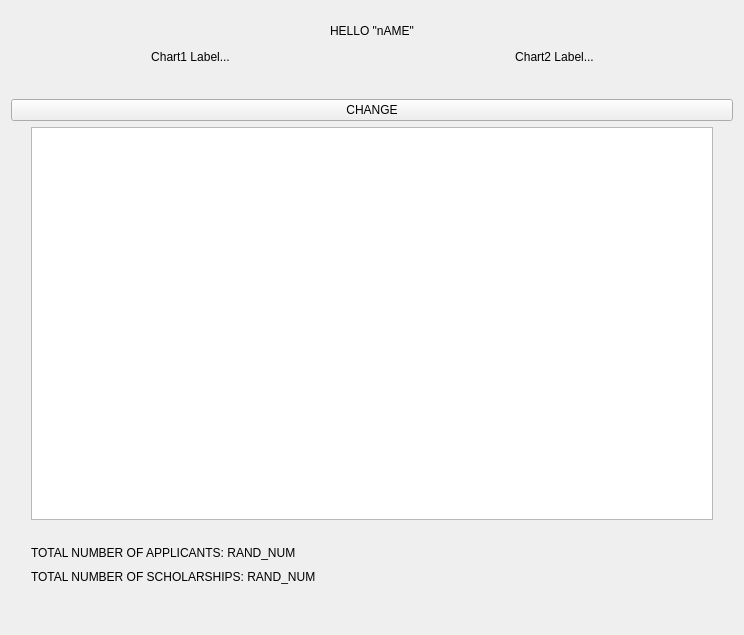
          <widget class="QWidget" name="scrollAreaWidgetContents_2">
           <property name="geometry">
            <rect>
             <x>0</x>
             <y>0</y>
             <width>744</width>
             <height>635</height>
            </rect>
           </property>
           <layout class="QGridLayout" name="gridLayout_7">
            <item row="0" column="0">
             <layout class="QHBoxLayout" name="horizontalLayout_5">
              <property name="topMargin">
               <number>10</number>
              </property>
              <item>
               <spacer name="horizontalSpacer_3">
                <property name="orientation">
                 <enum>Qt::Orientation::Horizontal</enum>
                </property>
                <property name="sizeHint" stdset="0">
                 <size>
                  <width>40</width>
                  <height>20</height>
                 </size>
                </property>
               </spacer>
              </item>
              <item>
               <widget class="QLabel" name="homeScreenUsernameLabel">
                <property name="text">
                 <string>HELLO &quot;nAME&quot;</string>
                </property>
               </widget>
              </item>
              <item>
               <spacer name="horizontalSpacer_4">
                <property name="orientation">
                 <enum>Qt::Orientation::Horizontal</enum>
                </property>
                <property name="sizeHint" stdset="0">
                 <size>
                  <width>40</width>
                  <height>20</height>
                 </size>
                </property>
               </spacer>
              </item>
             </layout>
            </item>
            <item row="4" column="0">
             <layout class="QVBoxLayout" name="verticalLayout_8">
              <property name="leftMargin">
               <number>20</number>
              </property>
              <property name="topMargin">
               <number>0</number>
              </property>
              <property name="rightMargin">
               <number>20</number>
              </property>
              <property name="bottomMargin">
               <number>20</number>
              </property>
              <item>
               <widget class="QTableWidget" name="listofApplicantsTableWidget">
                <property name="styleSheet">
                 <string notr="true"/>
                </property>
               </widget>
              </item>
              <item>
               <layout class="QVBoxLayout" name="verticalLayout_7">
                <property name="spacing">
                 <number>10</number>
                </property>
                <property name="topMargin">
                 <number>20</number>
                </property>
                <property name="bottomMargin">
                 <number>20</number>
                </property>
                <item>
                 <widget class="QLabel" name="totalNumberOfApplicantsLabelHome">
                  <property name="styleSheet">
                   <string notr="true">
font: 12pt &quot;Segoe UI&quot;;</string>
                  </property>
                  <property name="text">
                   <string>TOTAL NUMBER OF APPLICANTS: RAND_NUM</string>
                  </property>
                 </widget>
                </item>
                <item>
                 <widget class="QLabel" name="totalNumOfScholarshipsLabelHome">
                  <property name="styleSheet">
                   <string notr="true">
font: 12pt &quot;Segoe UI&quot;;</string>
                  </property>
                  <property name="text">
                   <string>TOTAL NUMBER OF SCHOLARSHIPS: RAND_NUM</string>
                  </property>
                 </widget>
                </item>
               </layout>
              </item>
             </layout>
            </item>
            <item row="2" column="0">
             <layout class="QHBoxLayout" name="horizontalLayout_7">
              <property name="spacing">
               <number>30</number>
              </property>
              <property name="leftMargin">
               <number>20</number>
              </property>
              <property name="rightMargin">
               <number>20</number>
              </property>
              <property name="bottomMargin">
               <number>20</number>
              </property>
              <item>
               <widget class="QWidget" name="chartWidget" native="true"/>
              </item>
              <item>
               <widget class="QWidget" name="chart2Widget" native="true"/>
              </item>
             </layout>
            </item>
            <item row="1" column="0">
             <layout class="QHBoxLayout" name="horizontalLayout_2">
              <item>
               <spacer name="horizontalSpacer_5">
                <property name="orientation">
                 <enum>Qt::Orientation::Horizontal</enum>
                </property>
                <property name="sizeHint" stdset="0">
                 <size>
                  <width>40</width>
                  <height>20</height>
                 </size>
                </property>
               </spacer>
              </item>
              <item>
               <widget class="QLabel" name="chart1Label">
                <property name="styleSheet">
                 <string notr="true">
font: 12pt &quot;Segoe UI&quot;;</string>
                </property>
                <property name="text">
                 <string>Chart1 Label...</string>
                </property>
                <property name="alignment">
                 <set>Qt::AlignmentFlag::AlignCenter</set>
                </property>
               </widget>
              </item>
              <item>
               <spacer name="horizontalSpacer_12">
                <property name="orientation">
                 <enum>Qt::Orientation::Horizontal</enum>
                </property>
                <property name="sizeHint" stdset="0">
                 <size>
                  <width>40</width>
                  <height>20</height>
                 </size>
                </property>
               </spacer>
              </item>
              <item>
               <spacer name="horizontalSpacer_7">
                <property name="orientation">
                 <enum>Qt::Orientation::Horizontal</enum>
                </property>
                <property name="sizeHint" stdset="0">
                 <size>
                  <width>40</width>
                  <height>20</height>
                 </size>
                </property>
               </spacer>
              </item>
              <item>
               <widget class="QLabel" name="chart2Label">
                <property name="styleSheet">
                 <string notr="true">
font: 12pt &quot;Segoe UI&quot;;</string>
                </property>
                <property name="text">
                 <string>Chart2 Label...</string>
                </property>
                <property name="alignment">
                 <set>Qt::AlignmentFlag::AlignCenter</set>
                </property>
               </widget>
              </item>
              <item>
               <spacer name="horizontalSpacer_6">
                <property name="orientation">
                 <enum>Qt::Orientation::Horizontal</enum>
                </property>
                <property name="sizeHint" stdset="0">
                 <size>
                  <width>40</width>
                  <height>20</height>
                 </size>
                </property>
               </spacer>
              </item>
             </layout>
            </item>
            <item row="3" column="0">
             <widget class="QPushButton" name="changeChartBtn">
              <property name="text">
               <string>CHANGE</string>
              </property>
             </widget>
            </item>
           </layout>
          </widget>
